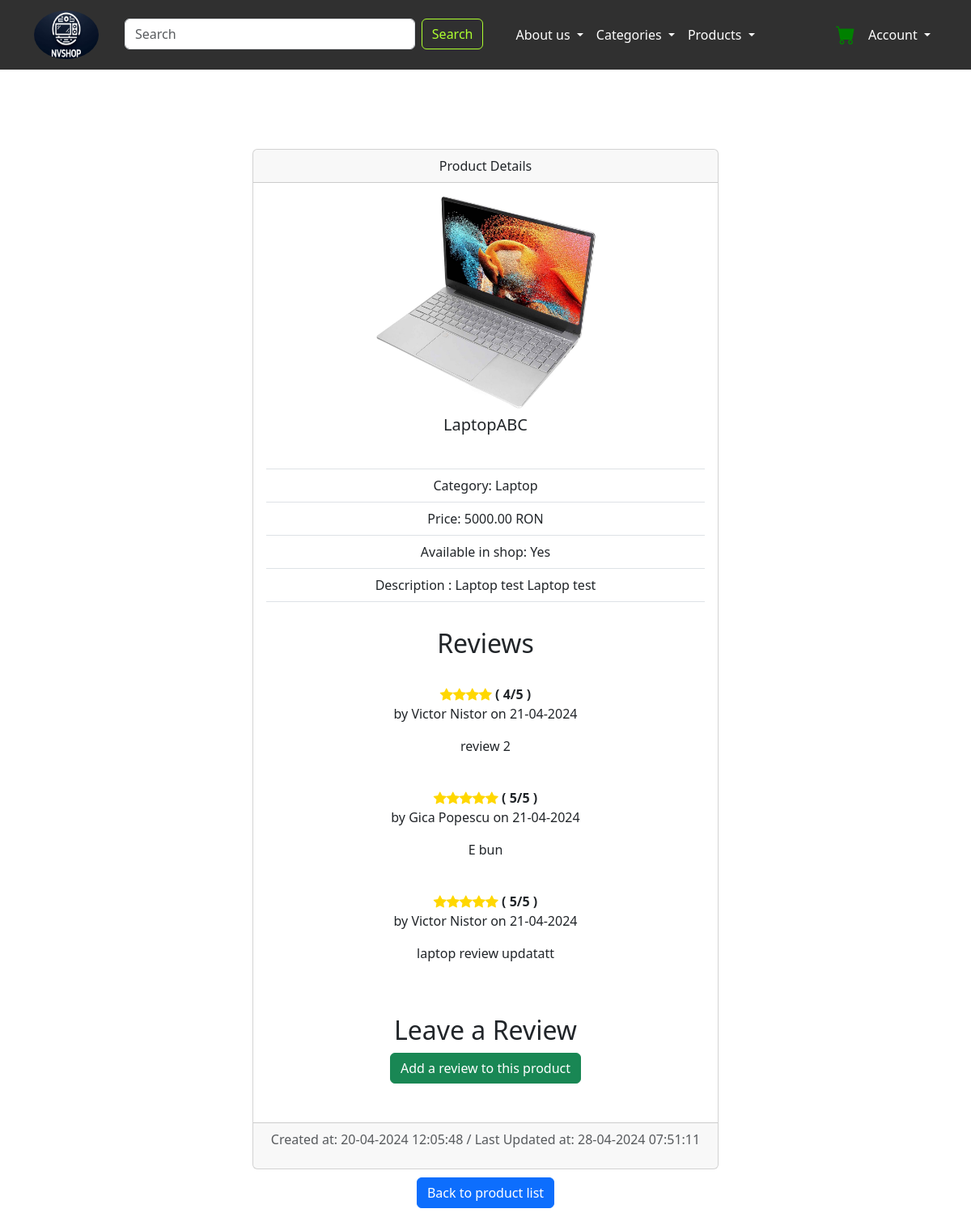
The page /product_details/2/ on the database as committed earlier.
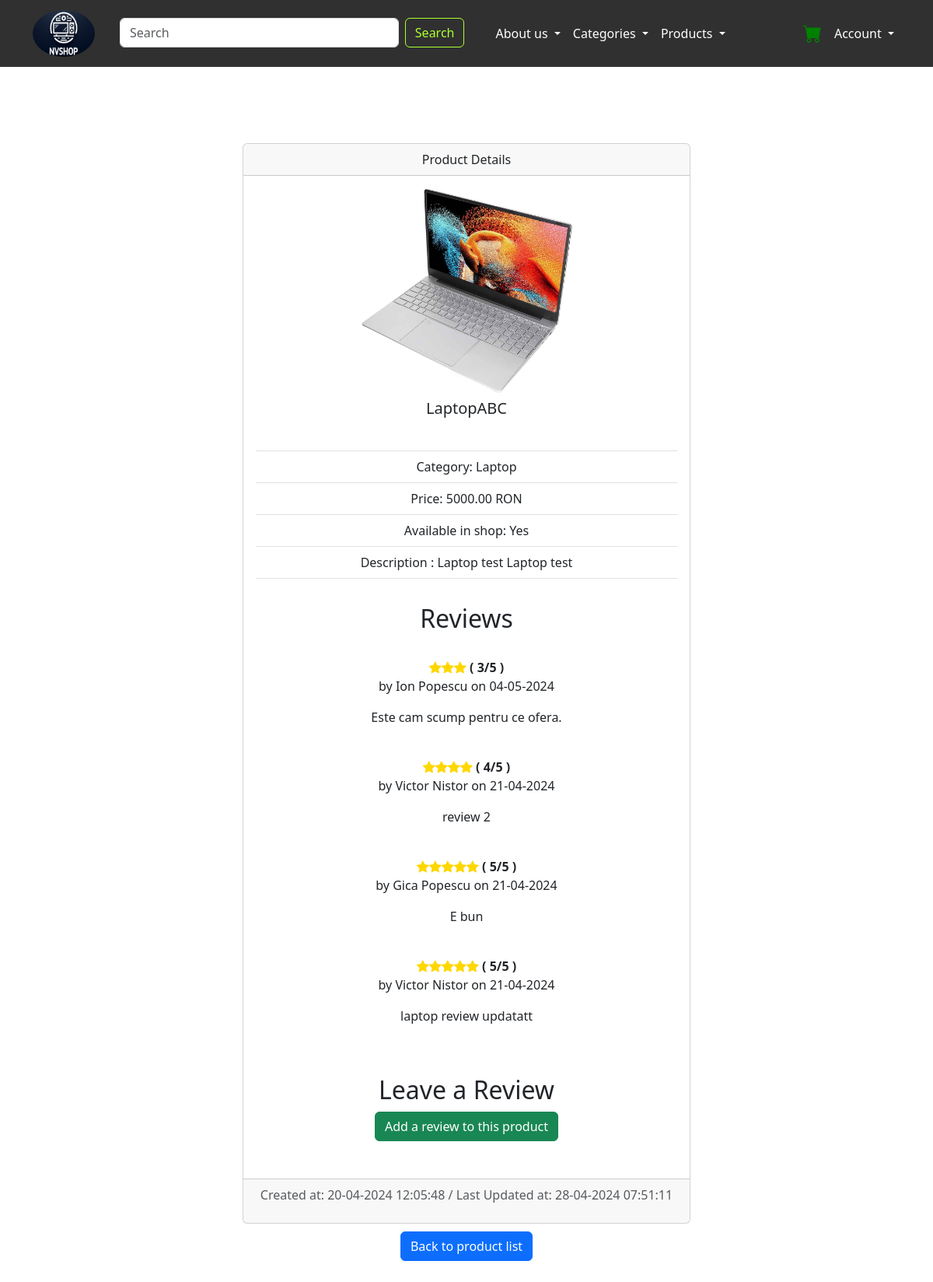
The same page on the database as committed later.
### home/models.py (models this page shows, shortened)
class ProductReview(models.Model):
    user = models.ForeignKey(SiteUser, on_delete=models.SET_NULL, null=True)
    product = models.ForeignKey(Product, on_delete=models.SET_NULL, null=True, related_name="reviews")
    comment = models.TextField()
    rating_choices = [(1, '1 Star'), (2, '2 Stars'), (3, '3 Stars'), (4, '4 Stars'), (5, '5 Stars')]
    rating = models.PositiveIntegerField(choices=rating_choices, default=5)
    created_on = models.DateTimeField(auto_now_add=True)
    class Meta:
        verbose_name_plural = 'Product Reviews'
        ordering = ['-created_on']

class SiteUser(AbstractUser):
    phone_number = models.CharField(max_length=11)
    address = models.CharField(max_length=255, blank=True)
    city = models.CharField(max_length=150, blank=True)

### home/views.py (the view)
# urls.py: path('product_details/<int:pk>/', views.ProductDetailView.as_view(), name='product-details'),
class ProductDetailView(DetailView):
    template_name = 'product/product_details.html'
    model = Product

### home/models.py (called while the page is built)
    def __str__(self):
        return self.name

    def __str__(self):
        return self.name

### vic_shop/context_processors.py (called while the page is built)
def category_list_view(request):
    category_list = Category.objects.all()
    return {'category_list': category_list}

def cart_item_count(request):
    if request.user.is_authenticated:
        cart = get_open_cart(request)
    else:
        cart = None
    item_count = cart.cartitem_set.count() if cart is not None else 0
    return {'cart_item_count': item_count}

### templates/product/product_details.html (shortened to what this page needs)
{% extends 'base.html' %}
{% load static %}
{% block content %}
    <div class="container-fluid">
        <div class="row">
            <div class="col-md-6 offset-md-3 gy-5">
                <div class="card text-center">
                    <div class="card-header">
                        Product Details
                    </div>
                    <div class="product-details">
                        <div class="card-body">
                                {% if product.image %}
                                    <div style="display: flex; justify-content: center; align-items: center;">
                                        <img class="card-img-top"
                                             src="{{ product.image.url }}"
                                             alt="Product image"
                                             style="max-width: 50%; max-height: 50%; object-fit: contain;">
                                    </div>
                                {% endif %}
                            <ul class="list-group list-group-flush">
                                <li class="list-group-item"><h5 class="card-title">{{ product }}</h5></li>
                                <li class="list-group-item">Category: {{ product.category }}</li>
                                <li class="list-group-item">Price: {{ product.price }} RON</li>
                                <li class="list-group-item">Available in shop: {{ product.is_active|yesno:"Yes,No" }}</li>
                                <li class="list-group-item">Description : {{ product.description }}</li>
                                <li class="list-group-item"></li>
                            </ul>
                        </div>
                    </div>
                    <div class="review-section">
                        <h2>Reviews</h2>
                        {% for review in product.reviews.all %}
                            <div class="review-card">
                                <div class="rating">
                                    <br>
                                    <span title="{{ review.rating }}/5">
                                        {% if review.rating == 3%}<i class="bi bi-star-fill"></i><i class="bi bi-star-fill"></i><i class="bi bi-star-fill"></i>{% endif %}
                                        {% if review.rating == 4%}<i class="bi bi-star-fill"></i><i class="bi bi-star-fill"></i><i class="bi bi-star-fill"></i><i class="bi bi-star-fill"></i>{% endif %}
                                        {% if review.rating == 5%}<i class="bi bi-star-fill"></i><i class="bi bi-star-fill"></i><i class="bi bi-star-fill"></i><i class="bi bi-star-fill"></i><i class="bi bi-star-fill"></i>{% endif %}
                                    </span>
                                    <span><strong>( {{ review.rating }}/5 )</strong></span>
                                </div>
                                <p class="user-review">by {{ review.user.get_full_name }} on {{ review.created_on|date:"d-m-Y" }}</p>
                                <p class="user-comment">{{ review.comment }}</p>
                            </div>
                        {% empty %}
                            <p class="empty-state">No reviews yet. Be the first to leave a review!</p>
                        {% endfor %}
                    </div>
                <br><br>
                <div class="comment-form">
                    <h2>Leave a Review</h2>
                        <a href="{% url 'product_review' %}?product_id={{ product.id }}" class="btn btn-success">Add a review to this product</a>
                </div>
                <br><br>
                <div class="card-footer text-body-secondary">
                    <p> Created at: {{ product.created|date:"d-m-Y H:i:s" }} / Last Updated at: {{ product.updated|date:"d-m-Y H:i:s" }}</p>
                </div>
            </div>
            <div style="text-align: center; margin-top:10px;">
                <a href="{% url 'list-products' %}" class="btn btn-primary">Back to product list</a>
            </div>
            <br>
        </div>
    </div>
</div>
{% endblock %}

Rows that differ between the two databases and show on the page:
added ProductReview: rating "3", user.get_full_name "Ion Popescu", created_on "04-05-2024", comment "Este cam scump pentru ce ofera."
